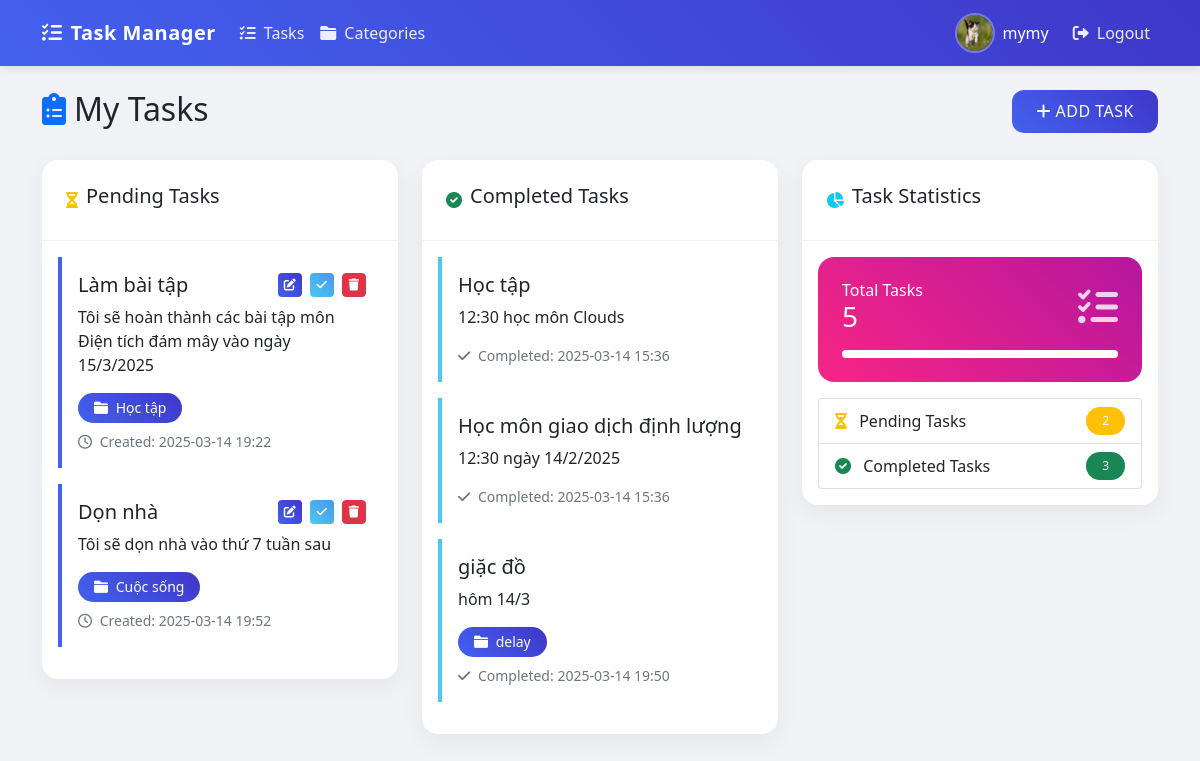
Screenshot of / (signed in) with the database file from the repository.
### app.py (models this page shows)
class User(UserMixin, db.Model):
    id = db.Column(db.Integer, primary_key=True)
    username = db.Column(db.String(80), unique=True, nullable=False)
    password_hash = db.Column(db.String(120), nullable=False)
    avatar = db.Column(db.String(200))
    is_admin = db.Column(db.Boolean, default=False)
    tasks = db.relationship('Task', backref='user', lazy=True)

class Task(db.Model):
    id = db.Column(db.Integer, primary_key=True)
    title = db.Column(db.String(100), nullable=False)
    description = db.Column(db.Text)
    status = db.Column(db.String(20), default='pending')
    created_time = db.Column(db.DateTime, default=datetime.utcnow)
    finished_time = db.Column(db.DateTime)
    user_id = db.Column(db.Integer, db.ForeignKey('user.id'), nullable=False)
    category_id = db.Column(db.Integer, db.ForeignKey('category.id'))

class Category(db.Model):
    id = db.Column(db.Integer, primary_key=True)
    name = db.Column(db.String(100), nullable=False)
    tasks = db.relationship('Task', backref='category', lazy=True)

### app.py (the view)
@app.route('/')
@login_required
def index():
    tasks = Task.query.filter_by(user_id=current_user.id).all()
    categories = Category.query.all()
    return render_template('index.html', tasks=tasks, categories=categories)

### app.py (called while the page is built)
@login_manager.user_loader
def load_user(user_id):
    return User.query.get(int(user_id))

### templates/index.html (shortened to what this page needs)
{% extends "base.html" %}
{% block content %}
<div class="row mb-4">
    <div class="col-md-8">
        <h2 class="d-flex align-items-center">
            <i class="fas fa-clipboard-list me-2 text-primary"></i>
            My Tasks
        </h2>
    </div>
    <div class="col-md-4 text-end">
        <button type="button" class="btn btn-primary btn-icon" data-bs-toggle="modal" data-bs-target="#addTaskModal">
            <i class="fas fa-plus"></i>
            <span>Add Task</span>
        </button>
    </div>
</div>
<div class="row">
    <div class="col-md-4">
        <div class="card mb-4">
            <div class="card-header d-flex align-items-center">
                <i class="fas fa-hourglass-half text-warning me-2"></i>
                <h5>Pending Tasks</h5>
            </div>
            <div class="card-body">
                {% for task in tasks %}
                {% if task.status == 'pending' %}
                <div class="task-card {% if task.status == 'completed' %}completed{% endif %}">
                    <div class="card-body">
                        <div class="d-flex justify-content-between align-items-start">
                            <h5 class="card-title">{{ task.title }}</h5>
                            <div class="action-buttons">
                                <button type="button"
                                        class="btn btn-xs btn-icon-only btn-primary me-1"
                                        data-bs-toggle="modal"
                                        data-bs-target="#editTaskModal{{ task.id }}"
                                        title="Edit">
                                    <i class="fas fa-edit"></i>
                                </button>
                                <a href="{{ url_for('complete_task', task_id=task.id) }}"
                                   class="btn btn-xs btn-icon-only btn-success me-1"
                                   title="Complete">
                                    <i class="fas fa-check"></i>
                                </a>
                                <a href="{{ url_for('delete_task', task_id=task.id) }}"
                                   class="btn btn-xs btn-icon-only btn-danger"
                                   onclick="return confirm('Are you sure you want to delete this task?')"
                                   title="Delete">
                                    <i class="fas fa-trash"></i>
                                </a>
                            </div>
                        </div>
                        <p class="card-text">{{ task.description }}</p>
                        {% if task.category %}
                        <span class="badge bg-info category-badge">
                            <i class="fas fa-folder me-1"></i>
                            {{ task.category.name }}
                        </span>
                        {% endif %}
                        <div class="mt-2 text-muted small">
                            <i class="far fa-clock me-1"></i>
                            Created: {{ task.created_time.strftime('%Y-%m-%d %H:%M') }}
                        </div>
                    </div>
                </div>
                {% endif %}
                {% endfor %}
            </div>
        </div>
    </div>
    <div class="col-md-4">
        <div class="card mb-4">
            <div class="card-header d-flex align-items-center">
                <i class="fas fa-check-circle text-success me-2"></i>
                <h5>Completed Tasks</h5>
            </div>
            <div class="card-body">
                {% for task in tasks %}
                {% if task.status == 'completed' %}
                <div class="task-card completed">
                    <div class="card-body">
                        <div class="d-flex justify-content-between align-items-start">
                            <h5 class="card-title">{{ task.title }}</h5>
                        </div>
                        <p class="card-text">{{ task.description }}</p>
                        {% if task.category %}
                        <span class="badge bg-info category-badge">
                            <i class="fas fa-folder me-1"></i>
                            {{ task.category.name }}
                        </span>
                        {% endif %}
                        <div class="mt-2 text-muted small">
                            <i class="fas fa-check me-1"></i>
                            Completed: {{ task.finished_time.strftime('%Y-%m-%d %H:%M') }}
                        </div>
                    </div>
                </div>
                {% endif %}
                {% endfor %}
            </div>
        </div>
    </div>
    <div class="col-md-4">
        <div class="card mb-4">
            <div class="card-header d-flex align-items-center">
                <i class="fas fa-chart-pie text-info me-2"></i>
                <h5>Task Statistics</h5>
            </div>
            <div class="card-body">
                <div class="stat-card mb-3" style="background: linear-gradient(45deg, #f72585, #b5179e);">
                    <div class="d-flex justify-content-between align-items-center mb-3">
                        <div>
                            <h6 class="mb-0">Total Tasks</h6>
                            <h3 class="mb-0">{{ tasks|length }}</h3>
                        </div>
                        <i class="fas fa-tasks stat-icon"></i>
                    </div>
                    <div class="progress">
                        <div class="progress-bar bg-white" role="progressbar" style="width: 100%"></div>
                    </div>
                </div>
                <div class="list-group">
                    <div class="list-group-item d-flex justify-content-between align-items-center">
                        <div>
                            <i class="fas fa-hourglass-half text-warning me-2"></i>
                            <span>Pending Tasks</span>
                        </div>
                        <span class="badge bg-warning rounded-pill">
                            {{ tasks|selectattr('status', 'equalto', 'pending')|list|length }}
                        </span>
                    </div>
                    <div class="list-group-item d-flex justify-content-between align-items-center">
                        <div>
                            <i class="fas fa-check-circle text-success me-2"></i>
                            <span>Completed Tasks</span>
                        </div>
                        <span class="badge bg-success rounded-pill">
                            {{ tasks|selectattr('status', 'equalto', 'completed')|list|length }}
                        </span>
                    </div>
                </div>
            </div>
        </div>
    </div>
</div>
{% endblock %}

### templates/base.html (shortened to what this page needs)
<!DOCTYPE html>
<html lang="en">
<head>
    <link href="https://cdn.jsdelivr.net/npm/bootstrap@5.1.3/dist/css/bootstrap.min.css" rel="stylesheet">
    <link rel="stylesheet" href="https://cdnjs.cloudflare.com/ajax/libs/font-awesome/6.0.0/css/all.min.css">
</head>
<body>
    <nav class="navbar navbar-expand-lg navbar-dark bg-primary">
        <div class="container">
            <a class="navbar-brand d-flex align-items-center" href="{{ url_for('index') }}">
                <i class="fas fa-tasks me-2"></i>
                Task Manager
            </a>
            <div class="collapse navbar-collapse" id="navbarNav">
                <ul class="navbar-nav me-auto">
                    {% if current_user.is_authenticated %}
                    <li class="nav-item">
                        <a class="nav-link d-flex align-items-center" href="{{ url_for('index') }}">
                            <i class="fas fa-list-check me-2"></i> Tasks
                        </a>
                    </li>
                    <li class="nav-item">
                        <a class="nav-link d-flex align-items-center" href="{{ url_for('manage_categories') }}">
                            <i class="fas fa-folder me-2"></i> Categories
                        </a>
                    </li>
                    {% endif %}
                </ul>
                <ul class="navbar-nav">
                    {% if current_user.is_authenticated %}
                    <li class="nav-item d-flex align-items-center">
                        <a href="{{ url_for('profile') }}" class="text-decoration-none d-flex align-items-center">
                            <img src="{{ current_user.avatar }}" alt="Avatar" class="avatar-img me-2">
                            <span class="text-white me-3">{{ current_user.username }}</span>
                        </a>
                    </li>
                    <li class="nav-item">
                        <a class="nav-link d-flex align-items-center" href="{{ url_for('logout') }}">
                            <i class="fas fa-sign-out-alt me-2"></i> Logout
                        </a>
                    </li>
                    {% endif %}
                </ul>
            </div>
        </div>
    </nav>
    <div class="container mt-4">
        {% block content %}{% endblock %}
    </div>
</body>
</html>

### templates/base.html (style rules this page uses)
:root { --primary-color: #4361ee; --secondary-color: #3f37c9; --success-color: #4cc9f0; --info-color: #4895ef; --warning-color: #f72585; --danger-color: #e63946; --light-color: #f8f9fa; --dark-color: #212529; --gradient-primary: linear-gradient(45deg, #4361ee, #3f37c9); --gradient-success: linear-gradient(45deg, #4cc9f0, #4895ef); --gradient-warning: linear-gradient(45deg, #f72585, #e63946); }
body { background-color: #f0f2f5; color: var(--dark-color); }
.navbar { background: var(--gradient-primary) !important; box-shadow: 0 2px 10px rgba(0,0,0,0.1); }
.navbar-brand { font-weight: 600; letter-spacing: 0.5px; }
.nav-link { color: rgba(255,255,255,0.9) !important; font-weight: 500; padding: 0.8rem 1.2rem; transition: all 0.3s ease; border-radius: 0.5rem; }
.card { border: none; border-radius: 1rem; box-shadow: 0 0.5rem 1.5rem rgba(0,0,0,0.05); transition: all 0.3s ease; background: white; overflow: hidden; }
.card-header { background: transparent; border-bottom: 1px solid rgba(0,0,0,0.05); padding: 1.5rem; }
.task-card { border-left: 4px solid var(--primary-color); margin-bottom: 1rem; transition: all 0.3s ease; }
.task-card.completed { border-left-color: var(--success-color); }
.btn { border-radius: 0.75rem; padding: 0.6rem 1.5rem; font-weight: 500; transition: all 0.3s ease; text-transform: uppercase; letter-spacing: 0.5px; }
.btn-primary { background: var(--gradient-primary); border: none; }
.btn-success { background: var(--gradient-success); border: none; }
.stat-card { background: var(--gradient-primary); color: white; padding: 1.5rem; border-radius: 1rem; margin-bottom: 1rem; }
.stat-icon { font-size: 2.5rem; opacity: 0.8; }
.progress { height: 0.5rem; border-radius: 1rem; background: rgba(255,255,255,0.2); overflow: hidden; }
.progress-bar { background: white; }
.badge { padding: 0.5rem 1rem; border-radius: 2rem; font-weight: 500; transition: all 0.3s ease; }
.avatar-img { width: 40px; height: 40px; border-radius: 50%; border: 2px solid rgba(255,255,255,0.3); transition: all 0.3s ease; }
.category-badge { background: var(--gradient-primary); color: white; padding: 0.5rem 1rem; border-radius: 2rem; font-size: 0.875rem; font-weight: 500; transition: all 0.3s ease; }
.task-card { position: relative; z-index: 1; }
.btn-xs { padding: 0.25rem; font-size: 0.75rem; line-height: 1; border-radius: 0.25rem; }
.btn-icon-only { width: 24px; height: 24px; padding: 0; display: inline-flex; align-items: center; justify-content: center; }
.btn-icon-only i { font-size: 0.75rem; }
.action-buttons { display: flex; align-items: center; gap: 0.25rem; }

### rows the page displays
User: avatar (picture), username "mymy"
Task: title "Làm bài tập", description "Tôi sẽ hoàn thành các bài tập môn Điện tích đám mây vào ngày 15/3/2025", category.name "Học tập", created_time "2025-03-14 19:22"
Task: title "Dọn nhà", description "Tôi sẽ dọn nhà vào thứ 7 tuần sau", category.name "Cuộc sống", created_time "2025-03-14 19:52"
Task: title "Học tập", description "12:30 học môn Clouds", finished_time "2025-03-14 15:36"
Task: title "Học môn giao dịch định lượng", description "12:30 ngày 14/2/2025", finished_time "2025-03-14 15:36"
Task: title "giặc đồ", description "hôm 14/3", category.name "delay", finished_time "2025-03-14 19:50"

### other values shown
{{ tasks|length }} "5"
{{ tasks|selectattr('status', 'equalto', 'pending')|list|length }} "2"
{{ tasks|selectattr('status', 'equalto', 'completed')|list|length }} "3"
